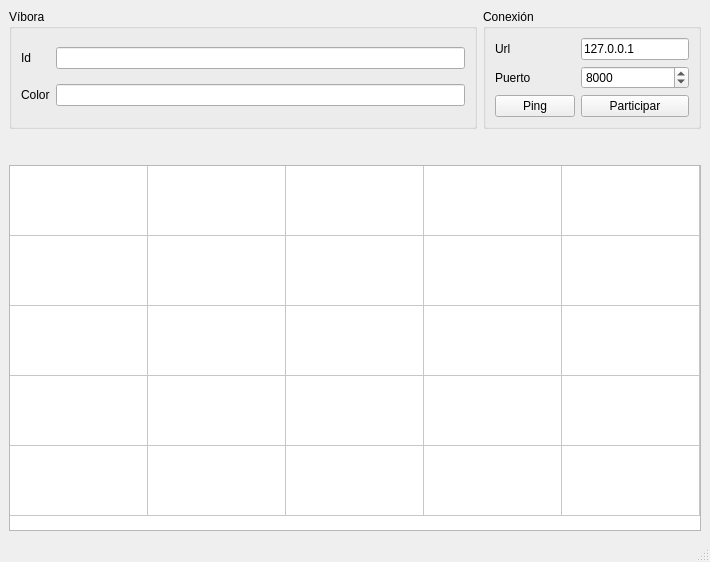
<?xml version="1.0" encoding="UTF-8"?>
<ui version="4.0">
 <class>MainWindow</class>
 <widget class="QMainWindow" name="MainWindow">
  <property name="geometry">
   <rect>
    <x>0</x>
    <y>0</y>
    <width>710</width>
    <height>562</height>
   </rect>
  </property>
  <property name="windowTitle">
   <string>Cliente</string>
  </property>
  <widget class="QWidget" name="centralwidget">
   <layout class="QVBoxLayout" name="verticalLayout">
    <item>
     <layout class="QHBoxLayout" name="horizontalLayout">
      <item>
       <widget class="QGroupBox" name="groupBox_2">
        <property name="sizePolicy">
         <sizepolicy hsizetype="Expanding" vsizetype="Preferred">
          <horstretch>0</horstretch>
          <verstretch>0</verstretch>
         </sizepolicy>
        </property>
        <property name="title">
         <string>Víbora</string>
        </property>
        <layout class="QGridLayout" name="gridLayout">
         <item row="0" column="0">
          <widget class="QLabel" name="label">
           <property name="text">
            <string>Id</string>
           </property>
          </widget>
         </item>
         <item row="1" column="0">
          <widget class="QLabel" name="label_2">
           <property name="text">
            <string>Color</string>
           </property>
          </widget>
         </item>
         <item row="0" column="1">
          <widget class="QLineEdit" name="lineEdit"/>
         </item>
         <item row="1" column="1">
          <widget class="QLineEdit" name="lineEdit_2"/>
         </item>
        </layout>
       </widget>
      </item>
      <item>
       <widget class="QGroupBox" name="groupBox">
        <property name="sizePolicy">
         <sizepolicy hsizetype="Maximum" vsizetype="Preferred">
          <horstretch>0</horstretch>
          <verstretch>0</verstretch>
         </sizepolicy>
        </property>
        <property name="title">
         <string>Conexión</string>
        </property>
        <layout class="QGridLayout" name="gridLayout_2">
         <item row="0" column="1">
          <widget class="QLineEdit" name="lineEdit_3">
           <property name="text">
            <string>127.0.0.1</string>
           </property>
          </widget>
         </item>
         <item row="1" column="0">
          <widget class="QLabel" name="label_4">
           <property name="text">
            <string>Puerto</string>
           </property>
          </widget>
         </item>
         <item row="0" column="0">
          <widget class="QLabel" name="label_3">
           <property name="text">
            <string>Url</string>
           </property>
          </widget>
         </item>
         <item row="1" column="1">
          <widget class="QSpinBox" name="spinBox">
           <property name="maximum">
            <number>1000000</number>
           </property>
           <property name="value">
            <number>8000</number>
           </property>
          </widget>
         </item>
         <item row="2" column="0">
          <widget class="QPushButton" name="pushButton">
           <property name="text">
            <string>Ping</string>
           </property>
          </widget>
         </item>
         <item row="2" column="1">
          <widget class="QPushButton" name="pushButton_2">
           <property name="text">
            <string>Participar</string>
           </property>
          </widget>
         </item>
        </layout>
       </widget>
      </item>
     </layout>
    </item>
    <item>
     <layout class="QHBoxLayout" name="horizontalLayout_2">
      <item>
       <widget class="QLabel" name="label_5">
        <property name="font">
         <font>
          <pointsize>16</pointsize>
         </font>
        </property>
       </widget>
      </item>
     </layout>
    </item>
    <item>
     <widget class="QTableWidget" name="Tabla">
      <property name="sizePolicy">
       <sizepolicy hsizetype="Expanding" vsizetype="Expanding">
        <horstretch>0</horstretch>
        <verstretch>0</verstretch>
       </sizepolicy>
      </property>
      <property name="verticalScrollBarPolicy">
       <enum>Qt::ScrollBarAlwaysOff</enum>
      </property>
      <property name="horizontalScrollBarPolicy">
       <enum>Qt::ScrollBarAlwaysOff</enum>
      </property>
      <property name="rowCount">
       <number>5</number>
      </property>
      <property name="columnCount">
       <number>5</number>
      </property>
      <attribute name="horizontalHeaderVisible">
       <bool>false</bool>
      </attribute>
      <attribute name="horizontalHeaderDefaultSectionSize">
       <number>138</number>
      </attribute>
      <attribute name="horizontalHeaderHighlightSections">
       <bool>false</bool>
      </attribute>
      <attribute name="horizontalHeaderMinimumSectionSize">
       <number>1</number>
      </attribute>
      <attribute name="verticalHeaderVisible">
       <bool>false</bool>
      </attribute>
      <attribute name="verticalHeaderDefaultSectionSize">
       <number>70</number>
      </attribute>
      <attribute name="verticalHeaderHighlightSections">
       <bool>false</bool>
      </attribute>
      <attribute name="verticalHeaderMinimumSectionSize">
       <number>1</number>
      </attribute>
      <row/>
      <row/>
      <row/>
      <row/>
      <row/>
      <column/>
      <column/>
      <column/>
      <column/>
      <column/>
     </widget>
    </item>
   </layout>
  </widget>
  <widget class="QMenuBar" name="menubar">
   <property name="geometry">
    <rect>
     <x>0</x>
     <y>0</y>
     <width>710</width>
     <height>28</height>
    </rect>
   </property>
  </widget>
  <widget class="QStatusBar" name="statusbar"/>
 </widget>
 <resources/>
 <connections/>
</ui>
